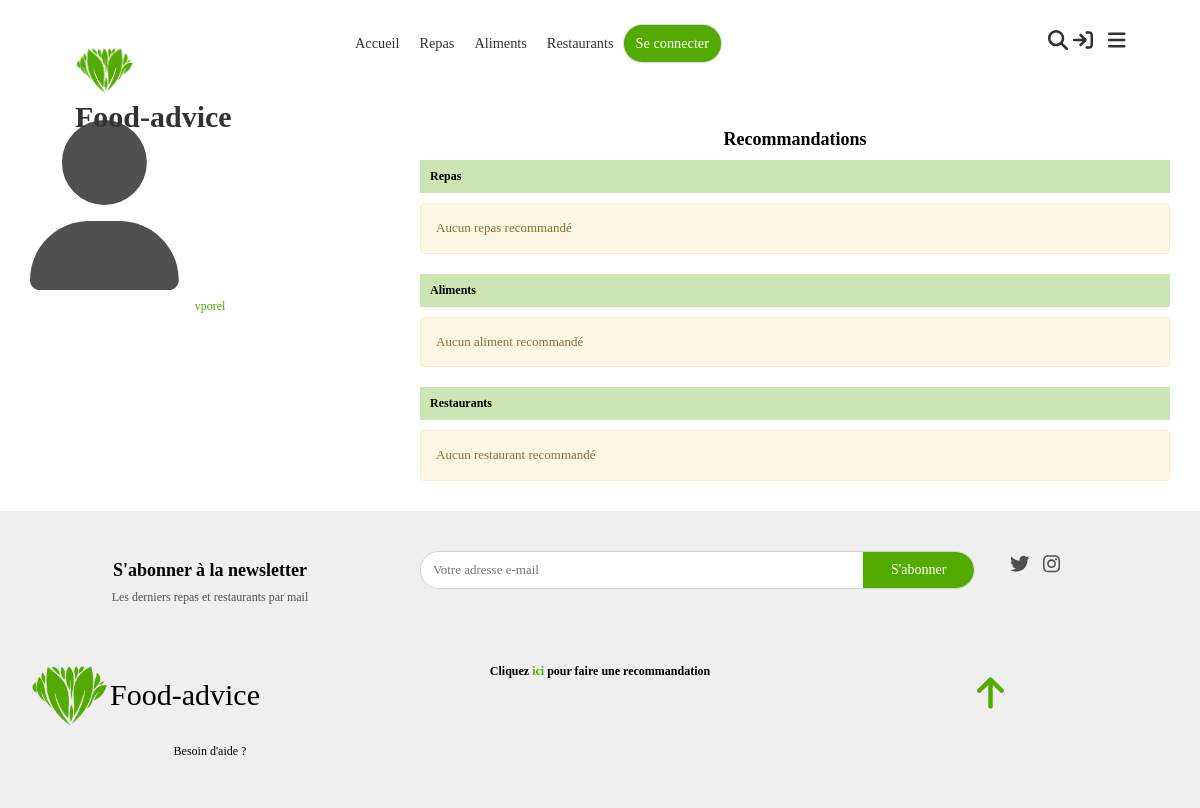
The page /contributeur/vporel on the database as committed earlier.
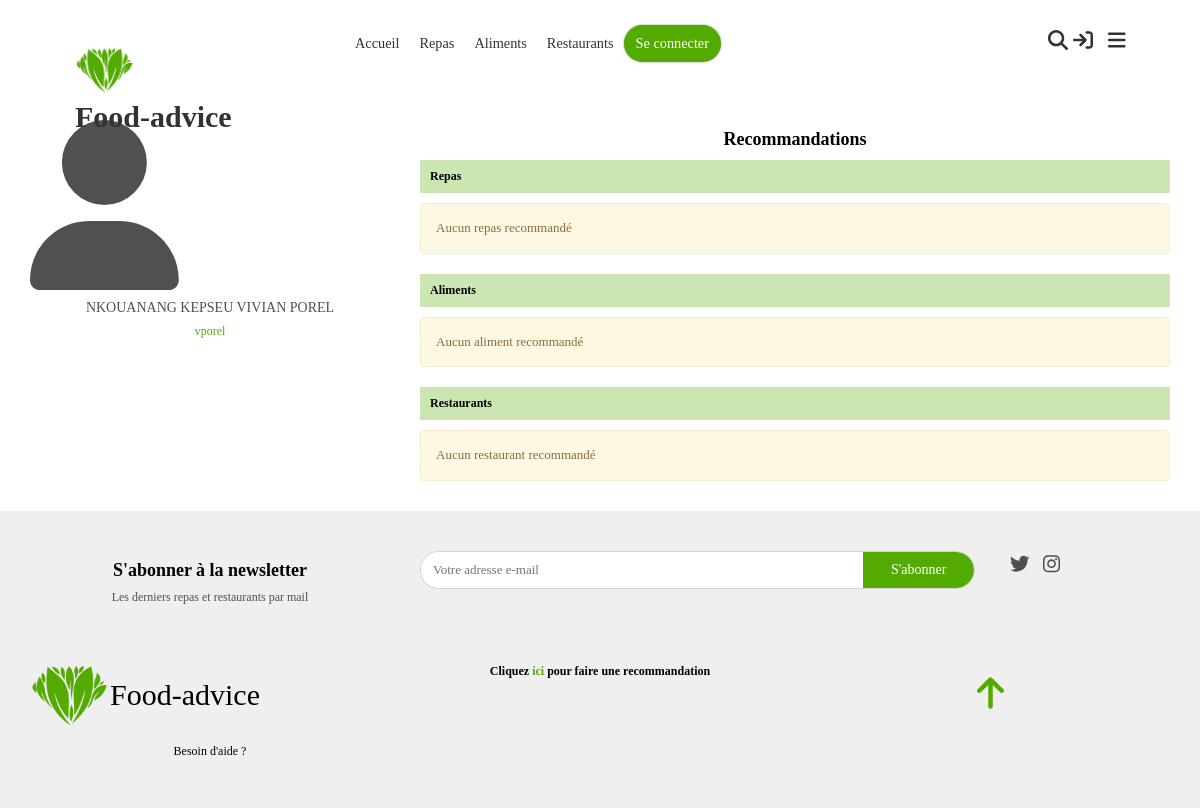
The same page on the database as committed later.
### app/models.py (models this page shows, shortened)
class Contributeur(models.Model):
    nom = models.CharField(max_length=50, verbose_name="Nom complet")
    nomUtilisateur = models.CharField(max_length=30, verbose_name="Nom d'utilisateur", unique=True)
    motDePasse = models.CharField(max_length=255, verbose_name="Mot de passe")
    email = models.CharField(max_length=255, null=True, blank=True, verbose_name="Adresse email")
    professionnelSante = models.BooleanField(default=False, verbose_name="Professionnel de la santé")
    """
        Retourne les contributeurs professionels
    """
    """
        Nombre total de messages non lus par le contributeur, toutes les conversations confonfues
    """

### app/views_account.py (the view)
# urls.py: path("contributeur/<nomUtilisateur>", views_account.userAccount, name="contributor"),
def userAccount(request, nomUtilisateur):
	user = Contributeur.objects.get(nomUtilisateur=nomUtilisateur)
	return render(request, template_name="account/user-account.html", context={"user":user, nomUtilisateur:"nomUtilisateur"})

### app/custom_tags_filters.py (called while the page is built)
@register.simple_tag
def css(filePath):
    return mark_safe('<link rel="stylesheet" type="text/css" href="'+settings.STATIC_URL+filePath+'"/>')

@register.simple_tag
def js(filePath):
    return mark_safe('<script type="text/javascript" src="'+settings.STATIC_URL+filePath+'"></script>')

### app/user_session.py (called while the page is built)
def isUserConnected(session):
    return session.__contains__("user_id")

def getUser(session):
    if isUserConnected(session):
        try:
            return Contributeur.objects.get(id=session["user_id"])
        except Contributeur.DoesNotExist:
            disconnectUser(session)
            return None
    else:
        return None

### context_processors.py (called while the page is built)
def globals(request):
    return {
        'appUser':getUser(request.session)
    }

### templates/account/user-account.html (shortened to what this page needs)
{% extends 'base.html' %}
{% block styles %}
    {% css "css/user-account.css" %}
{% endblock %}
{% block body %}
    <div class="container">
    <div class="row">
        <div class="col-12 col-md-4">
            <span id="user-icon-span" class="d-flex justify-content-center">
                <i class="fas fa-user" id="user-icon"></i>
            </span>
            <div class=" text-center mt-3">
                <h5 id="user-name">{{ user.nom }}</h5>
                <h6 class="text-primary">{{ user.nomUtilisateur }}</h6>
            </div>
        </div>
        <div class="col-12 col-md-8 mt-3 mt-md-0">
            <h4 class="title text-center text-md-start mb-3 mb-md-1">{% if appUser == user %}Vos recommandations{% else %}Recommandations{% endif %}</h4>
            <div class="recommandations" data-aos="fade-in-up">
                <h6 class="title">
                    Repas
                </h6>
                {% if user.repas_set.count > 0 %}
                    <div class="row">
                        {% for repas in user.repas_set.all %}
                            {% if appUser == user or repas.approuve == True %}
                                {% include "macros/_food-little-presentation.html" with repas=repas %}
                            {% endif %}
                        {% endfor %}
                    </div>
                {% else %}
                    <div class="alert alert-warning">
                        Aucun repas recommandé
                    </div>
                {% endif %}
            </div>
            <div class="recommandations" data-aos="fade-in-up">
                <h6 class="title">
                    Aliments
                </h6>
                {% if user.aliments_set > 0 %}
                    <div class="row">
                        {% for aliment in user.aliment_set.all %}
                            {% if appUser == user and aliment.approuve %}
                                {% include "macros/_food-little-presentation.php" with aliment=aliment %}
                            {% endif %}
                        {% endfor %}
                    </div>
                {% else %}
                    <div class="alert alert-warning">
                        Aucun aliment recommandé
                    </div>
                {% endif %}
            </div>
            <div class="recommandations" data-aos="fade-in-up">
                <h6 class="title">
                    Restaurants
                </h6>
                {% if user.restaurant_set > 0 %}
                    <div class="row">
                        {% for restaurant in user.restaurant_set.all %}
                            {% if appUser == user and restaurant.approuve %}
                                {% include "macros/_food-little-presentation.php" with restaurant=restaurant %}
                            {% endif %}
                        {% endfor %}
                    </div>
                {% else %}
                    <div class="alert alert-warning">
                        Aucun restaurant recommandé
                    </div>
                {% endif %}
            </div>
        </div>
    </div>
</div>
{% endblock %}

### templates/base.html (shortened to what this page needs)
<!DOCTYPE html>
<html lang="fr">
<head>
    {% css 'node_modules/bootstrap/dist/css/bootstrap.min.css' %}
	{% css 'node_modules/aos/dist/aos.css' %}
	{% css 'node_modules/@fortawesome/fontawesome-free/css/all.min.css' %}
	{% css 'css/main.css' %}
	{% block styles %}{% endblock %}
</head>
<body>
    <header class="container-fluid">
        {% include "_header.html" %}
        <div id="header-background">{% block header_background %}{% endblock %}</div>
    </header>
    <section id="content">
        {% block body %}{% endblock %}
    </section>
    <footer class="container-fluid">
        {% include "_footer.html" %}
    </footer>
</body>
</html>

### templates/_header.html (shortened to what this page needs)
<div id="navbar" class="row">
    <a href="/" class="navbar-brand col-8 col-md-3 m-0">
        <img src="{% static 'images/logo.png' %}" alt=""/>
        Food-advice
    </a>
    <div class="{% if appUser is null %}col-md-5{% else %}col-md-4{% endif %} m-0" id="nav-links">
        <div class="link-div">
            <a class="" href="/">Accueil</a>
        </div>
        <div class="link-div">
            <a class="" href="{% url 'foods-list' %}">Repas</a>
        </div>
        <div class="link-div">
            <a class="" href="{% url 'aliments-list' %}">Aliments</a>
        </div>
        <div class="link-div">
            <a class="" href="{% url 'restaurants-list' %}">Restaurants</a>
        </div>
        {% if appUser is null %}
            <div class="link-div d-none d-md-flex" id="login-link">
                <a class="" href="{% url 'login' %}">Se connecter</a>
            </div>
        {% else %}
            <div class="link-div d-block d-md-none ">
                <a class="" href="{% url 'logout' %}">Se deconnecter</a>
            </div>
        {% endif %}
    </div>
    <div class="col-6 {% if appUser is null %}col-md-4{% else %}col-md-5{% endif %}  m-0" id="navbar-right">
        <i class="fas fa-search icon" id="nav-search-form-opener" onclick="$('#nav-search-form').show(200);"></i>
        {% if appUser is not null %}
            <a href="{% url 'myaccount' %}"style="margin-left:10px;">
                <i class="fas fa-user icon"></i>
                <font>Mon compte</font>
            </a>
            <a id="show-messages-link" onclick="openMessagesBox()">
                <i class="fas fa-message icon"></i>
                <span class="badge bg-secondary">0</span>
                <font>Messages</font>
            </a>
            <a onclick="openAlimentationTrackingBox()">
                <i class="fas fa-bowl-food icon"></i>
                <font>Mon alimentation</font>
            </a>
            <a href="{% url 'logout' %}" class="d-none d-md-flex">
                <i class="fas fa-sign-out icon"></i>
                <font>Se déconnecter</font>
            </a>
        {% else %}
            <a href="{% url 'login' %}" class="d-flex d-md-none">
                <i class="fas fa-sign-in icon"></i>
            </a>
        {% endif %}
        <i class="fas fa-bars icon d-block d-md-none" id="show-nav-links-btn" style="margin-left:10px;"></i>
    </div>
</div>

### templates/_footer.html (shortened to what this page needs)
<div class="container">
    <div class="row mb-4">
        <div class="col-12 col-md-4 text-center text-md-left">
            <h4 class="title">S'abonner à la newsletter</h4>
            <h6>Les derniers repas et restaurants par mail</h6>
        </div>
        <div class="col-12 col-md-6 d-flex justify-content-center align-items-center">
            <form action="{% url "subscribe-to-newsletter" %}" method="post" id="newsletter-form">
                <input type="email" name="newsletter-email" id="newsletter-email" placeholder="Votre adresse e-mail" required>
                <input type="submit" value="S'abonner" class="btn btn-primary">
            </form>
        </div>
        <div class="col-12 col-md-2 d-flex justify-content-center justify-content-md-start align-items-center" id="newsletter-links">
            <a href=""><i class="fab fa-twitter"></i></a>
            <a href=""><i class="fab fa-instagram"></i></a>
        </div>
    </div>
    <hr>
    <div class="row">
        <div class="col-12 col-md-4 text-center text-md-left">
            <a href="/" class="logo">
                <img src="{% static 'images/logo.png' %}" alt=""/>
                Food-advice
            </a>
            <a href="{% url 'help' %}"><h6 class="c-black">Besoin d'aide ?</h6></a>
        </div>
        <div class="col-12 col-md-4 text-center text-md-right">
            <h6 class="title m-5">Cliquez <a class="text-primary" href="{% url 'recommend' %}">ici</a> pour faire une recommandation</h6>
        </div>
        <div class="col-12 col-md-4  text-center text-md-right">
            <a href="#">
                <h1> <i class="fas fa-arrow-up text-primary m-5"></i></h1>
            </a>
        </div>
    </div>
</div>

### static/css/main.css (style rules this page uses)
a { text-decoration: none; color: inherit; cursor: pointer; }
.text-primary { color: #54ab00 !important; }
.btn { border-radius: 20px; padding: 8px 12px !important; border: none; }
.btn-primary { background: #54ab00; }
body { font-size: 13px; color: #505050; margin: 0; padding: 0; overflow-x: hidden; width: 100% !important; font-family: "century gothic"; }
.title { font-family: "mayeka"; font-weight: bold; color: black; }
.c-black { color: black; }
#content { padding-top: 10px; padding-bottom: 10px; }
.icon { cursor: pointer; transition: all .2s ease; }
header { padding: 0 !important; }
header #navbar { position: absolute; z-index: 50; width: 90%; left: 5%; top: 25px; margin: 0 !important; color: #323232; transition: all .2s ease; align-items: center; }
header #navbar .navbar-brand, header #navbar .navbar-brand:hover { color: inherit; font: bold 30px "century gothic"; }
header #navbar .navbar-brand img, header #navbar .navbar-brand:hover img { width: 60px; }
header #navbar #nav-links { display: flex; align-items: center; }
header #navbar #nav-links .link-div { padding: 0 10px; transition: all .2s ease; position: relative; }
header #navbar #nav-links .link-div > a { font-size: 1.1em; transition: all .2s ease; }
header #navbar #login-link { border-radius: 20px; padding: 8px 12px !important; border: none; background: #54ab00; box-shadow: 0 0 2px gray; }
header #navbar #login-link a, header #navbar #login-link a:hover { color: white !important; }
header #navbar #navbar-right { display: flex; align-items: center; justify-content: flex-end; }
header #navbar #navbar-right > a { margin: 5px; font-size: 1em; transition: all .2s ease; display: flex; align-items: center; flex-direction: column; position: relative; }
header #navbar #navbar-right .icon { font-size: 20px !important; }
header #header-background.empty { height: 110px; }
footer { background: rgba(150, 150, 150, 0.15); padding-top: 40px !important; padding-bottom: 40px !important; }
footer #newsletter-form { display: flex; border: 1px solid lightgray; border-radius: 20px; overflow: hidden; width: 100%; }
footer #newsletter-form input[type="email"] { width: 80%; border: none; text-indent: 10px; border-radius: 0; }
footer #newsletter-form input[type="submit"] { width: 20%; border-radius: 0 20px 20px 0; }
footer #newsletter-links a { font-size: 1.5em; margin: 5px; }
footer .logo { display: flex; align-items: center; font-size: 30px; color: black; }
footer .logo img { width: 80px; }

### static/css/user-account.css (style rules this page uses)
#user-icon { font-size: 170px; }
.recommandations .title { font-family: "century gothic" !important; background: rgba(84, 171, 0, 0.3); padding: 10px; position: relative; transition: all .3s ease; }
.recommandations .title::before { position: absolute; bottom: -4px; left: 0; content: ''; width: 0; height: 2px; background: #54ab00; transition: all .3s ease; }

Rows that differ between the two databases and show on the page:
removed Contributeur: nomUtilisateur "vporel"
added Contributeur: nom "NKOUANANG KEPSEU VIVIAN POREL", nomUtilisateur "vporel"
